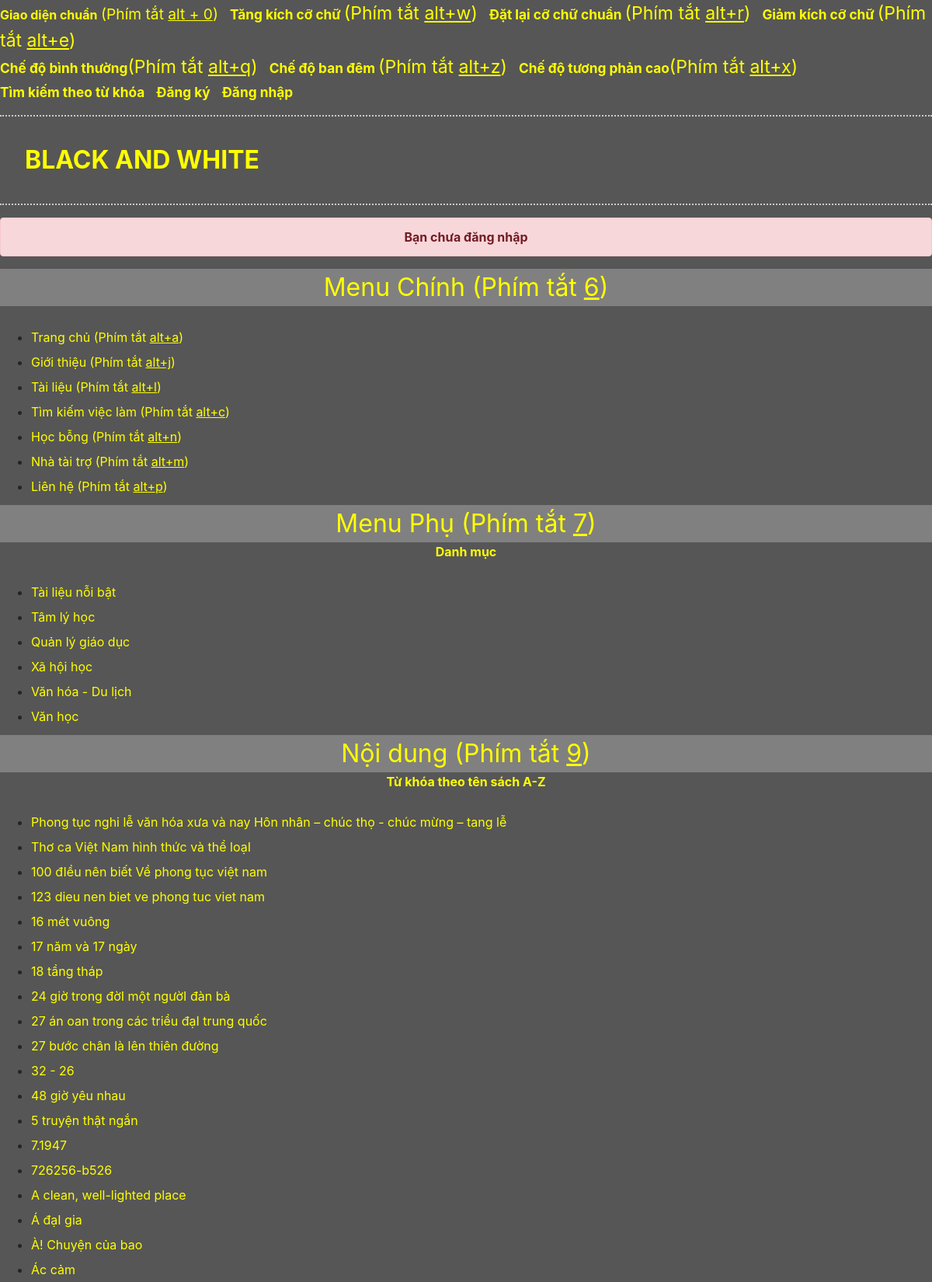
Screenshot of /hight/index.php?page=timkiemtukhoa (upper part) with the database file from the repository.
### tables this page shows
CREATE TABLE `category` (
  `catid` int(10) NOT NULL,
  `catname` varchar(200) NOT NULL,
  `catnameseo` varchar(200) NOT NULL
);

CREATE TABLE `books` (
  `bookid` int(100) NOT NULL,
  `bookname` varchar(255) NOT NULL,
  `author` int(100) NOT NULL,
  `nxb` varchar(255) DEFAULT NULL,
  `year` int(100) DEFAULT NULL,
  `filename` varchar(255) NOT NULL,
  `link` text NOT NULL,
  `download` varchar(255) DEFAULT NULL,
  `des` text NOT NULL,
  `catid` int(10) NOT NULL,
  `spec` tinyint(1) NOT NULL,
  `credits` tinyint(1) NOT NULL COMMENT 'bản quyền'
);

### class/Db.class.php (called while the page is built, shortened)
<?php
class Db{
	private $conn = null;
	public function __construct()
	{
		$host ="mysql:host=". HOST."; dbname=". DB_NAME;
		try
		{
			$this->conn = new PDO($host, DB_USER, DB_PASS);
			$this->conn->query("set names 'utf8' ");
		}
		catch (PDOException $e)
		{
			echo "Không thể kết nối cơ sở dữ liệu";
		}
	}
	public function __destruct()
	{
		$this->conn = null;
	}
	private function query($sql, $arr = array(), $mode = PDO::FETCH_ASSOC)
	{
		$pre = $this->conn->prepare($sql);
		if(!$pre->execute($arr))
		{
			echo "Không thể thực thi"; exit;
		}
		return $pre->fetchAll($mode);
	}
	public function select($sql, $arr = array(), $mode = PDO::FETCH_ASSOC)
	{
		return $this->query($sql, $arr, $mode);
	}
}
?>

### hight/inc/timkiemtukhoa.php (the view)
<p style="text-align:center; font-weight:bolder;"> Từ khóa theo tên sách A-Z</p>
<ul>
  <?php
    $sql="SELECT * FROM books ORDER BY bookname";
    $obj = new Db();
    $rows = $obj->select($sql);
    foreach ($rows as $row) {
  ?>
    <li><p class="itemmenuchinh"><a href="index.php?page=viewbook&id=<?php echo $row['bookid']; ?>"><?php echo $row['bookname']; ?></a></p></li>
    <?php } ?>
</ul>

### hight/index.php (shortened to what this page needs)
<!DOCTYPE html>
<html>
  <head>
    <link
          rel="stylesheet" href="https://maxcdn.bootstrapcdn.com/bootstrap/4.0.0-alpha.6/css/bootstrap.min.css"
>
    <link rel="stylesheet" href="style.css">
  </head>
    <body onselectstart="return false" oncontextmenu="return false">
    <section>
      <div id="giaodientiepcan" class="binhthuong">
        <header>
          <div class="chucnangtop">
            <p class="tieudechucnangtop"><a href="http://blackandwhitelibrary.org">Giao diện chuẩn</a> <span class="font12">(Phím tắt <u>alt + 0</u>)<span class="cach"></span>
            <a class='increaseFont' style='cursor: pointer; cursor: hand;font-size: 0.9em;' title=''>Tăng kích cỡ chữ </a><span class="font12">(Phím tắt  <u>alt+w</u>)</span><span class="cach"></span>
            <a class='resetFont' style='cursor: pointer; cursor: hand;font-size: 0.9em;'>Đặt lại cỡ chữ chuẩn </a><span class="font12">(Phím tắt  <u>alt+r</u>)</span><span class="cach"></span>
            <a class='decreaseFont' style='cursor: pointer; cursor: hand;font-size: 0.9em;' title=''>Giảm kích cỡ chữ </a><span class="font12">(Phím tắt  <u>alt+e</u>)</span><span class="cach"></span><br>
            <a class='normals' style='cursor: pointer; cursor: hand;font-size: 0.9em;' title='' href="http://blackandwhitelibrary.org/aplus">Chế độ bình thường</a><span class="font12">(Phím tắt  <u>alt+q</u>)</span><span class="cach"></span>
            <a class='nights' style='cursor: pointer; cursor: hand;font-size: 0.9em;' href="http://blackandwhitelibrary.org/night">Chế độ ban đêm </a><span class="font12">(Phím tắt  <u>alt+z</u>)</span><span class="cach"></span>
            <a class='hights' style='cursor: pointer; cursor: hand;font-size: 0.9em;' title='' href="http://blackandwhitelibrary.org/hight">Chế độ tương phản cao</a><span class="font12">(Phím tắt  <u>alt+x</u>)</span><span class="cach"></span><br>
            <a class='tieudechucnangtop' style='cursor: pointer; cursor: hand;font-size: 0.9em;' title='' href="index.php?page=timkiemtukhoa#noidung">Tìm kiếm theo từ khóa</a><span class="cach"></span>
            <?php
              if(isset($_SESSION['bawuser'])){
            ?>
            <a class='tieudechucnangtop' style='cursor: pointer; cursor: hand;font-size: 0.9em;' title='' href="index.php?page=dangxuat#noidung">Đăng xuất</a><span class="cach"></span>
            <?php }else{ ?>
            <a class='tieudechucnangtop' style='cursor: pointer; cursor: hand;font-size: 0.9em;' title='' href="index.php?page=dangky#noidung">Đăng ký</a><span class="cach"></span>
            <a class='tieudechucnangtop' style='cursor: pointer; cursor: hand;font-size: 0.9em;' title='' href="index.php?page=dangnhap#noidung">Đăng nhập</a><span class="cach"></span>
            <?php } ?>
          </p>
          </div>
          <section><p class="vitrihientai">BLACK AND WHITE</p></section>
        </header>
        <?php
          if(isset($_SESSION['bawuser'])){
            $user = $_SESSION['bawuser'];
            $check = "SELECT * FROM users WHERE username='$user' AND confirm = 1";
            $obj = new Db();
            $obj->select($check);
            $dem = $obj->getRowCount();
            if($dem == 1){
            ?>
              <div class="alert alert-info text-sm-center" role="alert">
                <strong>Xin chào <?php echo $user; ?>,</strong> chúc bạn vui vẻ khi tham gia Black And White.
              </div>
              <?php
            }else{
              ?>
              <div class="alert alert-warning text-sm-center" role="alert">
                <strong>Xin chào <?php echo $user; ?>,</strong> bạn không phải người khiếm thị nên sẽ không xem được sách tại giao diện này, bạn xem được sách ở giao diện Bình Thường.
              </div>
              <?php
            }
          }else{
            ?>
            <div class="alert alert-danger text-sm-center" role="alert">
              <strong>Bạn chưa đăng nhập</strong>
            </div>
            <?php
          }
        ?>
        <div class="menuchinh" id="menuchinh">Menu Chính (Phím tắt <u>6</u>)</div>
        <ul>
          <li><p class="itemmenuchinh"><a href="index.php?page=trangchu">Trang chủ (Phím tắt <u>alt+a</u>)</a></p></li>
          <li><p class="itemmenuchinh"><a href="index.php?page=gioithieu">Giới thiệu (Phím tắt <u>alt+j</u>)</a></p></li>
          <li><p class="itemmenuchinh"><a href="index.php?page=tailieu">Tài liệu (Phím tắt <u>alt+l</u>)</a></p></li>
          <li><p class="itemmenuchinh"><a href="index.php?page=danhsachvieclam">Tìm kiếm việc làm (Phím tắt <u>alt+c</u>)</a></p></li>
          <li><p class="itemmenuchinh"><a href="index.php?page=danhsachhocbong">Học bỗng (Phím tắt <u>alt+n</u>)</a></p></li>
          <li><p class="itemmenuchinh"><a href="index.php?page=nhataitro">Nhà tài trợ (Phím tắt <u>alt+m</u>)</a></p></li>
          <li><p class="itemmenuchinh"><a href="index.php?page=lienhe">Liên hệ (Phím tắt <u>alt+p</u>)</a></p></li>
        </ul>
        <div class="menuchinh" id="menuchinh">Menu Phụ (Phím tắt <u>7</u>)</div>
        <p style="text-align:center; font-weight:bolder;"> Danh mục</p>
         <ul>
            <li><p class="itemmenuchinh"><a href="index.php?page=tailieunoibat">Tài liệu nỗi bật</a></p></li>
          <?php
                $sql="SELECT * FROM category ORDER BY catid ASC LIMIT 0,5";
                $obj = new Db();
                $rows = $obj->select($sql);
                foreach ($rows as $row) {
          ?>
            <li><p class="itemmenuchinh"><a href="index.php?page=viewcat&id=<?php echo $row['catid']; ?>"><?php echo $row['catname']; ?></a></p></li>
            <?php }  ?>
        </ul>
        <div class="menuchinh" id="menuchinh">Nội dung (Phím tắt <u>9</u>)</div>
        <?php
        if(isset($_GET['page'])){
          $page = $_GET['page'];
        }
        else $page = "";
        switch ($page) {
          case 'timkiemtukhoa':
            require_once("inc/timkiemtukhoa.php");
            break;
        }
        ?>
      </div>
      <br>
      <br>
      <br>
  </section>
  </body>
</html>

### hight/style.css (style rules this page uses)
body { background-color: #565656; }
p { color:yellow; }
.binhthuong .chucnangtop .tieudechucnangtop a { color:yellow;text-decoration: none;font-weight: bold;font-size: 1em; }
.chucnangtop span.cach { padding-right:0.5em; }
.font12 { font-size:1.2em; }
.binhthuong .vitrihientai { padding:1em 1em; margin:.5em 0; color:yellow; font-size:2em; font-weight:bold; display:block; border-bottom:0.09em dotted #ccc; border-top:0.09em dotted #ccc;line-height:1.5em; }
.menuchinh { width:100%; text-align:center; background:grey; color: yellow; font-size: 2em; height: 1.5em; }
ul li:first-child { margin-top:2em; }
ul li { line-height: 1em; }
.itemmenuchinh a { color:yellow; }

### rows the page displays
category: catname "Tâm lý học"
category: catname "Quản lý giáo dục"
category: catname "Xã hội học"
category: catname "Văn hóa - Du lịch"
category: catname "Văn học"
books: bookname "Phong tục nghi lễ văn hóa xưa và nay Hôn nhân – chúc thọ - chúc mừng – tang lễ"
books: bookname "Thơ ca Việt Nam hình thức và thể loạI"
books: bookname "100 đIều nên biết Về phong tục việt nam"
books: bookname "123 dieu nen biet ve phong tuc viet nam"
books: bookname "16 mét vuông"
books: bookname "17 năm và 17 ngày"
books: bookname "18 tầng tháp"
books: bookname "24 giờ trong đờI một ngườI đàn bà"
books: bookname "27 án oan trong các triều đạI trung quốc"
books: bookname "27 bước chân là lên thiên đường"
books: bookname "32 - 26"
books: bookname "48 giờ yêu nhau"
books: bookname "5 truyện thật ngắn"
books: bookname "7.1947"
books: bookname "726256-b526"
books: bookname "A clean, well-lighted place"
books: bookname "Á đạI gia"
books: bookname "À! Chuyện của bao"
books: bookname "Ác cảm"
